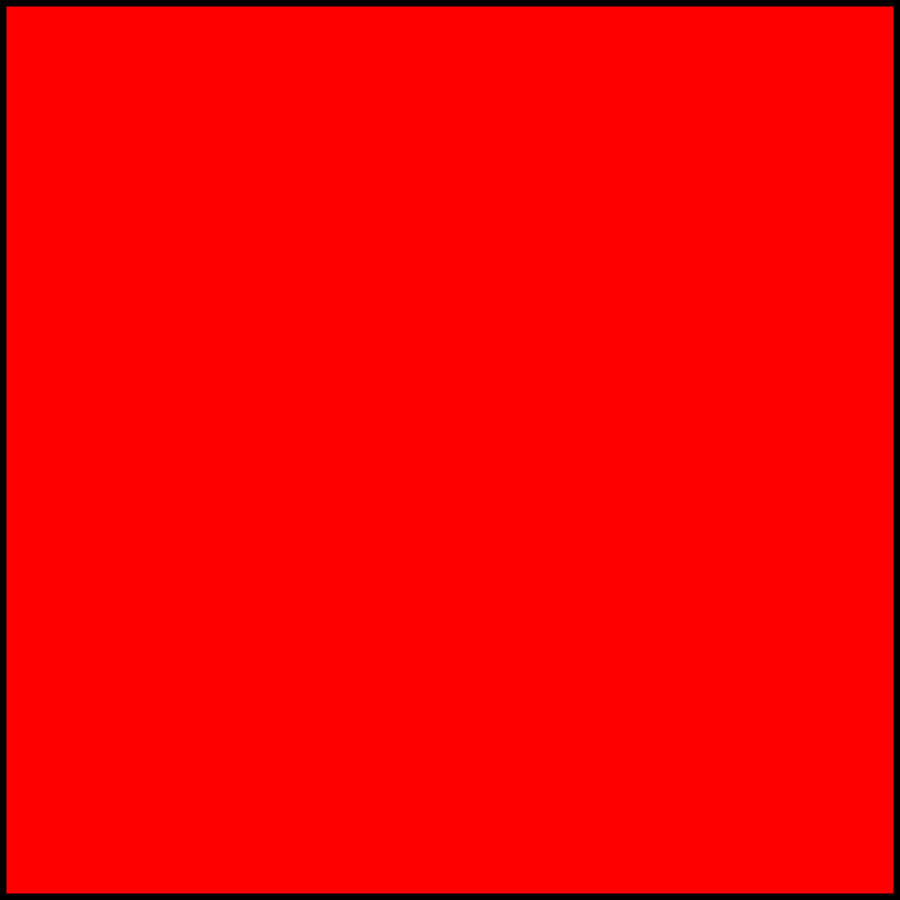
Frame 1 (no input)
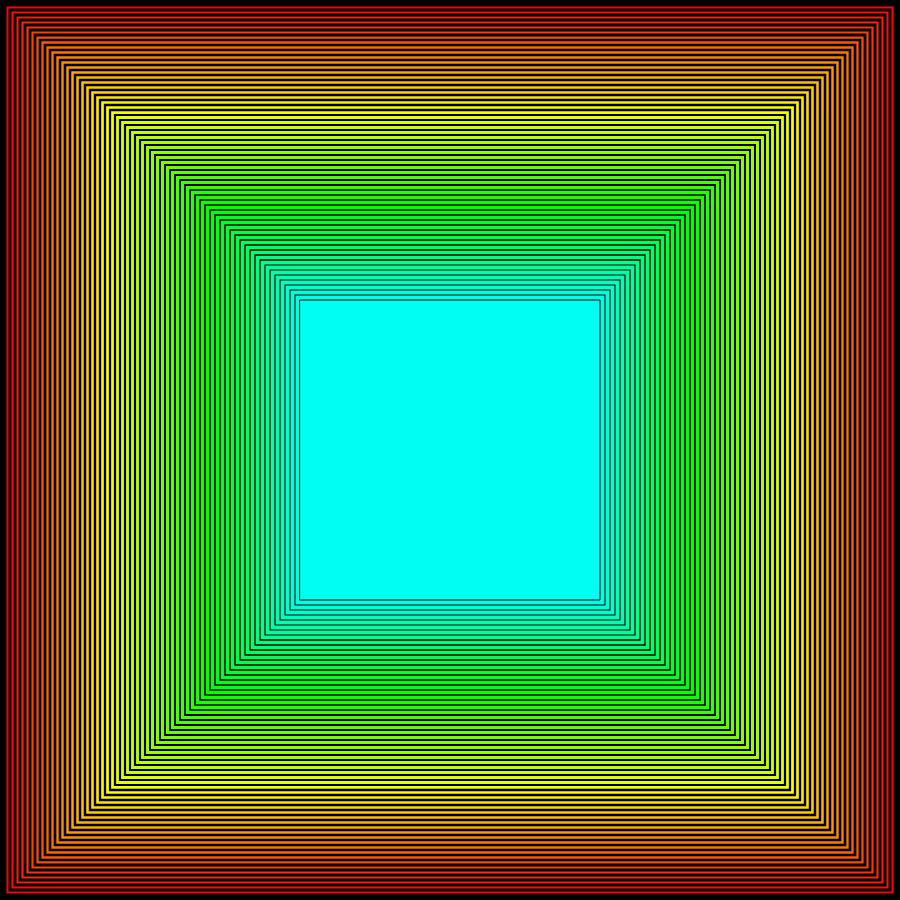
Frame 60 (no input)
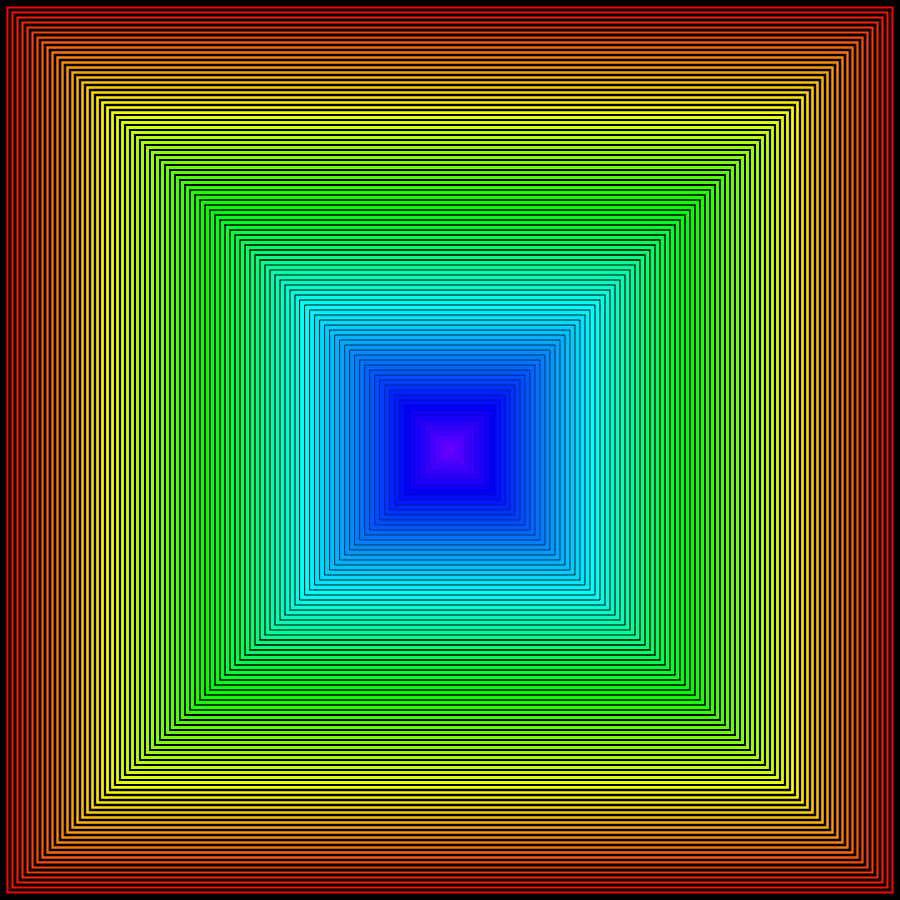
Frame 120 (the mouse pressed at the canvas centre since frame 60)

The p5.js sketch that drew these frames (run headless with seeded random() and noise() and a simulated clock; from frame 60 on, the mouse is pressed at the canvas centre):

// p5.js sketch
// ── sketch.js
let widthHeight = 900;
let xy, colorVar, sideLength;

function setup(){
    createCanvas(widthHeight, widthHeight);
    background(0);
    colorMode(HSL);
    rectMode(CENTER);
    colorVar = 0;
    sideLength = 900;
}

function draw(){
    fill(colorVar, 100 , 50, 1);
    colorVar = (colorVar + 3) % 360;

    sideLength -= 10;
    strokeWeight(map(sideLength, widthHeight, 0, 3, 0));
    
    if(sideLength > 0){
        xy = widthHeight/2;
        rect(xy, xy, sideLength, sideLength);
    }
}
